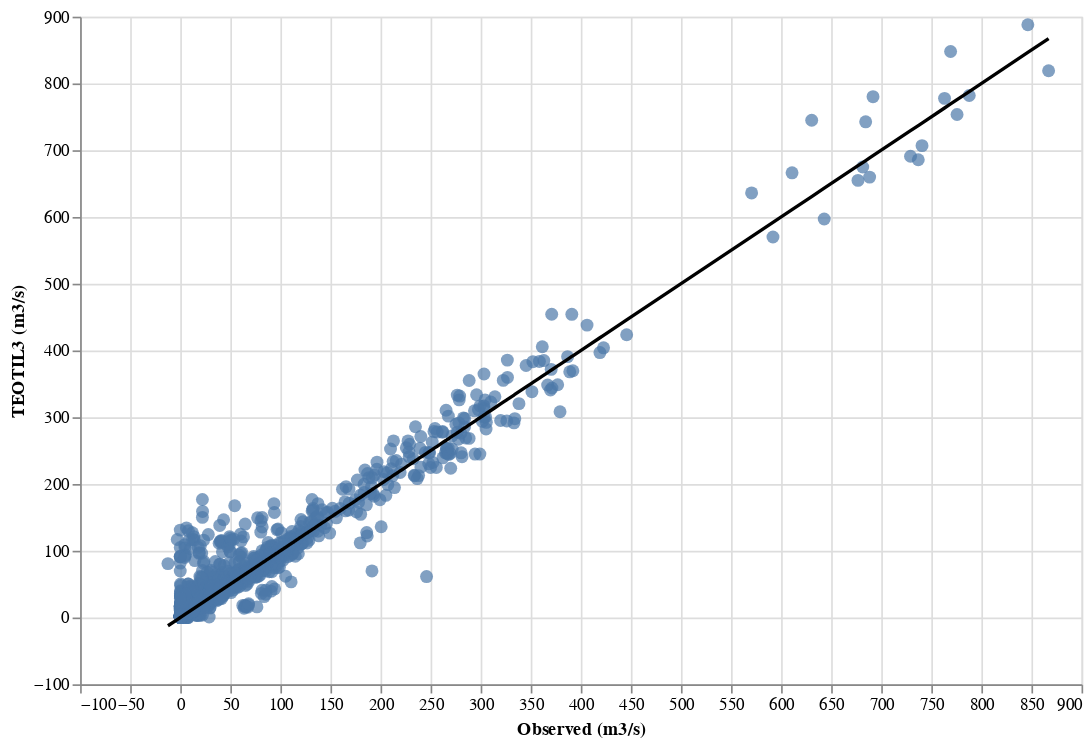

This figure's notebook cell:
### Code cell
# Plot with ALtair
scatter = (
    alt.Chart(comp_df)
    .mark_circle(size=60)
    .encode(
        x=alt.X("obs_q_m3ps", title="Observed (m3/s)"),
        y=alt.Y("accum_q_m3/s", title="TEOTIL3 (m3/s)"),
        tooltip=["station_id", "station_name", "regine", "year"],
    )
    .properties(width=600, height=400)
)

line = (
    alt.Chart(comp_df).mark_line(color="black").encode(x="obs_q_m3ps", y="obs_q_m3ps")
)

chart = alt.layer(scatter, line).interactive()

chart

### Figure 1 — Vega-Lite specification as saved in the notebook (floating-point values rounded to 4 significant figures; data arrays with more than 128 entries replaced by an {"elided": "..."} marker saying what was removed)
{"config": {"view": {"continuousWidth": 300, "continuousHeight": 300}}, "layer": [{"mark": {"type": "circle", "size": 60}, "encoding": {"tooltip": [{"field": "station_id", "type": "nominal"}, {"field": "station_name", "type": "nominal"}, {"field": "regine", "type": "nominal"}, {"field": "year", "type": "quantitative"}], "x": {"field": "obs_q_m3ps", "title": "Observed (m3/s)", "type": "quantitative"}, "y": {"field": "accum_q_m3/s", "title": "TEOTIL3 (m3/s)", "type": "quantitative"}}, "name": "view_1"}, {"mark": {"type": "line", "color": "black"}, "encoding": {"x": {"field": "obs_q_m3ps", "type": "quantitative"}, "y": {"field": "obs_q_m3ps", "type": "quantitative"}}}], "data": {"name": "data-0d284f74eff868ca7427c8f5fa64cd70"}, "height": 400, "params": [{"name": "param_1", "select": {"type": "interval", "encodings": ["x", "y"]}, "bind": "scales", "views": ["view_1"]}], "width": 600, "$schema": "https://vega.github.io/schema/vega-lite/v5.8.0.json", "datasets": {"data-0d284f74eff868ca7427c8f5fa64cd70": {"elided": "4298 records"}}}
